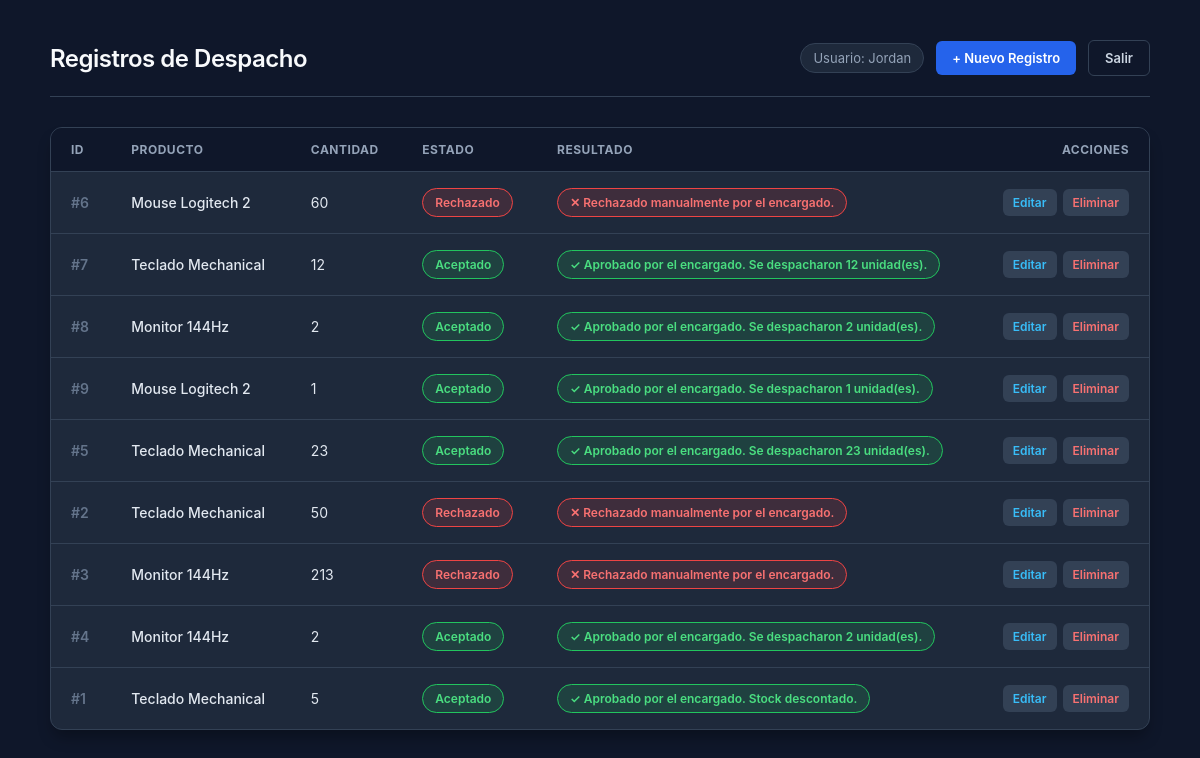
Screenshot of /registros/ (signed in) with the database file from the repository.
### core/models.py (models this page shows, shortened)
class Registro(models.Model):
    ESTADO_CHOICES = [
        ("al dia", "Al día"),
        ("moroso", "Moroso"),
    ]
    nombre = models.CharField(max_length=100)
    cantidad = models.IntegerField()
    estado = models.CharField(max_length=20, choices=ESTADO_CHOICES)
    resultado = models.CharField(max_length=200)
    fecha = models.DateTimeField(default=timezone.now)
    eliminado = models.BooleanField(default=False)
    fecha_eliminacion = models.DateTimeField(null=True, blank=True)
    class Meta:
        ordering = ["-fecha"]

### core/views.py (the view)
# urls.py: path("", lambda request: redirect("lista")),  # Redirige la raíz a /registros/
@login_required(login_url="login")
def lista(request):
    registros = Registro.objects.filter(eliminado=False)
    return render(request, "lista.html", {"registros": registros})

### core/templates/lista.html (shortened to what this page needs)
<!DOCTYPE html>
<html lang="es">
<head>
</head>
<body>
    <div class="container">
        <div class="header">
            <div>
                <h2>Registros de Despacho</h2>
            </div>
            <div class="actions">
                <span class="user-tag">Usuario: {{ request.user.username }}</span>
                <a href="{% url 'crear' %}" class="btn btn-blue">+ Nuevo Registro</a>
                <a href="{% url 'logout' %}" class="btn btn-outline">Salir</a>
            </div>
        </div>
        <div class="table-card">
            <table>
                <thead>
                    <tr>
                        <th>ID</th>
                        <th>Producto</th>
                        <th>Cantidad</th>
                        <th>Estado</th>
                        <th>Resultado</th>
                        <th style="text-align: right;">Acciones</th>
                    </tr>
                </thead>
                <tbody>
                    {% for r in registros %}
                    <tr>
                        <td style="color: #64748b; font-weight: 600;">#{{ r.id }}</td>
                        <td style="font-weight: 500;">{{ r.nombre }}</td>
                        <td>{{ r.cantidad }}</td>
                        <td>
                            {% if 'aprobado' in r.resultado|lower or 'aceptado' in r.resultado|lower %}
                                <span class="badge badge-aceptado">Aceptado</span>
                            {% else %}
                                <span class="badge badge-rechazado">Rechazado</span>
                            {% endif %}
                        </td>
                        <td>
                            {% if 'aprobado' in r.resultado|lower or 'aceptado' in r.resultado|lower %}
                                <span class="badge badge-aceptado">✓ {{ r.resultado }}</span>
                            {% else %}
                                <span class="badge badge-rechazado">✕ {{ r.resultado }}</span>
                            {% endif %}
                        </td>
                        <td style="text-align: right;">
                            <div style="display: inline-flex; gap: 6px;">
                                <a href="{% url 'editar' r.id %}" class="btn btn-sm-edit">Editar</a>
                                <a href="{% url 'eliminar' r.id %}" class="btn btn-sm-del">Eliminar</a>
                            </div>
                        </td>
                    </tr>
                    {% empty %}
                    <tr>
                        <td colspan="6" style="text-align: center; color: #64748b; padding: 40px;">No hay registros cargados en la base de datos.</td>
                    </tr>
                    {% endfor %}
                </tbody>
            </table>
        </div>
    </div>
</body>
</html>

### core/templates/lista.html (style rules this page uses)
* { box-sizing: border-box; margin: 0; padding: 0; font-family: -apple-system, BlinkMacSystemFont, "Segoe UI", Roboto, sans-serif; }
body { background: #0f172a; color: #f8fafc; padding: 40px 20px; }
.container { max-width: 1100px; margin: 0 auto; }
.header { display: flex; justify-content: space-between; align-items: center; margin-bottom: 30px; border-bottom: 1px solid #334155; padding-bottom: 20px; }
.header h2 { font-size: 24px; font-weight: 600; letter-spacing: -0.5px; }
.user-tag { font-size: 13px; color: #94a3b8; background: #1e293b; padding: 6px 12px; border-radius: 20px; border: 1px solid #334155; }
.actions { display: flex; gap: 12px; align-items: center; }
.btn { padding: 9px 16px; text-decoration: none; border-radius: 6px; font-size: 13px; font-weight: 600; display: inline-flex; align-items: center; transition: all 0.2s; border: none; cursor: pointer; }
.btn-blue { background: #2563eb; color: #fff; }
.btn-outline { background: transparent; border: 1px solid #334155; color: #cbd5e1; }
.btn-sm-edit { background: #334155; color: #38bdf8; padding: 6px 10px; font-size: 12px; }
.btn-sm-del { background: #334155; color: #f87171; padding: 6px 10px; font-size: 12px; }
.table-card { background: #1e293b; border: 1px solid #334155; border-radius: 12px; overflow: hidden; box-shadow: 0 10px 15px -3px rgba(0,0,0,0.3); }
table { width: 100%; border-collapse: collapse; text-align: left; }
th { background: #0f172a; color: #94a3b8; font-size: 12px; text-transform: uppercase; letter-spacing: 0.5px; padding: 14px 20px; border-bottom: 1px solid #334155; }
td { padding: 16px 20px; font-size: 14px; border-bottom: 1px solid #334155; color: #e2e8f0; }
tr:last-child td { border-bottom: none; }
.badge { padding: 6px 12px; border-radius: 20px; font-size: 12px; font-weight: 600; display: inline-flex; align-items: center; gap: 4px; }
.badge-aceptado { background: rgba(34, 197, 94, 0.15); color: #4ade80; border: 1px solid #22c55e; }
.badge-rechazado { background: rgba(239, 68, 68, 0.15); color: #f87171; border: 1px solid #ef4444; }

### rows the page displays
Registro: id "6", nombre "Mouse Logitech 2", cantidad "60", shows "Rechazado", resultado "Rechazado manualmente por el encargado."
Registro: id "7", nombre "Teclado Mechanical", cantidad "12", shows "Aceptado", resultado "Aprobado por el encargado. Se despacharon 12 unidad(es)."
Registro: id "8", nombre "Monitor 144Hz", cantidad "2", shows "Aceptado", resultado "Aprobado por el encargado. Se despacharon 2 unidad(es)."
Registro: id "9", nombre "Mouse Logitech 2", cantidad "1", shows "Aceptado", resultado "Aprobado por el encargado. Se despacharon 1 unidad(es)."
Registro: id "5", nombre "Teclado Mechanical", cantidad "23", shows "Aceptado", resultado "Aprobado por el encargado. Se despacharon 23 unidad(es)."
Registro: id "2", nombre "Teclado Mechanical", cantidad "50", shows "Rechazado", resultado "Rechazado manualmente por el encargado."
Registro: id "3", nombre "Monitor 144Hz", cantidad "213", shows "Rechazado", resultado "Rechazado manualmente por el encargado."
Registro: id "4", nombre "Monitor 144Hz", cantidad "2", shows "Aceptado", resultado "Aprobado por el encargado. Se despacharon 2 unidad(es)."
Registro: id "1", nombre "Teclado Mechanical", cantidad "5", shows "Aceptado", resultado "Aprobado por el encargado. Stock descontado."

### other values shown
{{ request.user.username }} "Jordan"
